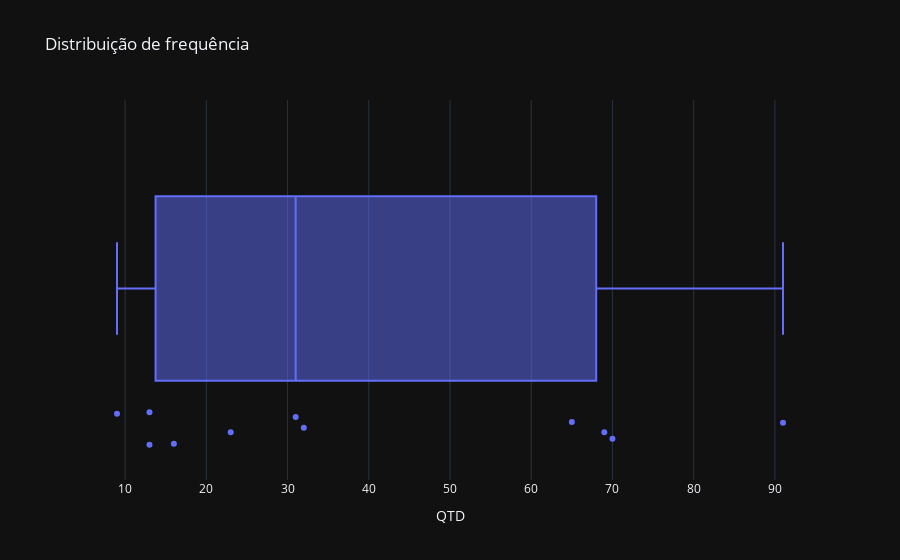

The cell this chart's notebook holds for it:
### Markdown cell above
- Como estão distribuídas as empresas?

### Code cell
fa = df.value_counts(subset=['SETOR'], sort=True, ascending=False).rename("QTD").reset_index()

fig = px.box(data_frame=fa, template='plotly_dark', x='QTD', points='all', title='Distribuição de frequência')
fig.show()

### Figure 1 — Plotly figure (JSON) as saved in the notebook; plotly's stock layout.template omitted (floating-point values rounded to 4 significant figures)
{"data": [{"alignmentgroup": "True", "boxpoints": "all", "hovertemplate": "QTD=%{x}<extra></extra>", "legendgroup": "", "marker": {"color": "#636efa"}, "name": "", "notched": false, "offsetgroup": "", "orientation": "h", "showlegend": false, "type": "box", "x": [91, 70, 69, 65, 32, 31, 23, 16, 13, 13, 9], "x0": " ", "xaxis": "x", "y0": " ", "yaxis": "y"}], "layout": {"boxmode": "group", "legend": {"tracegroupgap": 0}, "title": {"text": "Distribuição de frequência"}, "xaxis": {"anchor": "y", "domain": [0, 1], "title": {"text": "QTD"}}, "yaxis": {"anchor": "x", "domain": [0, 1]}}}
